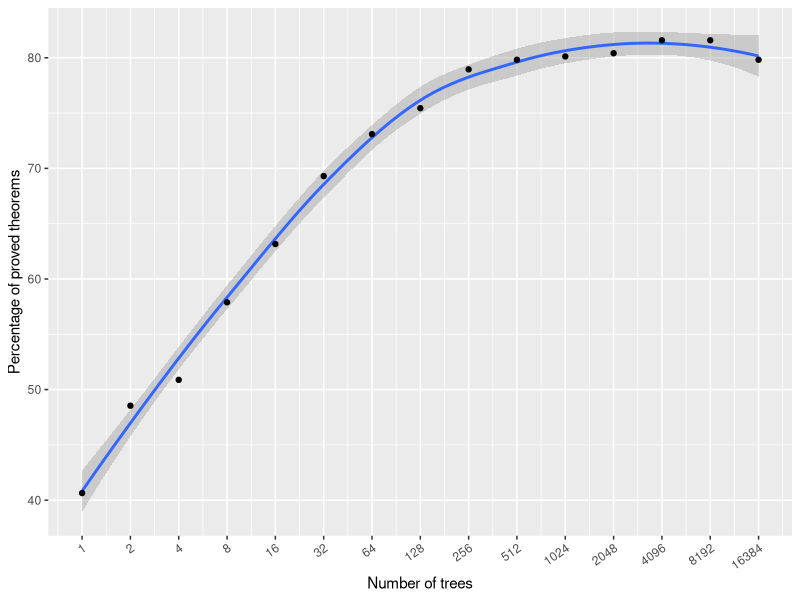
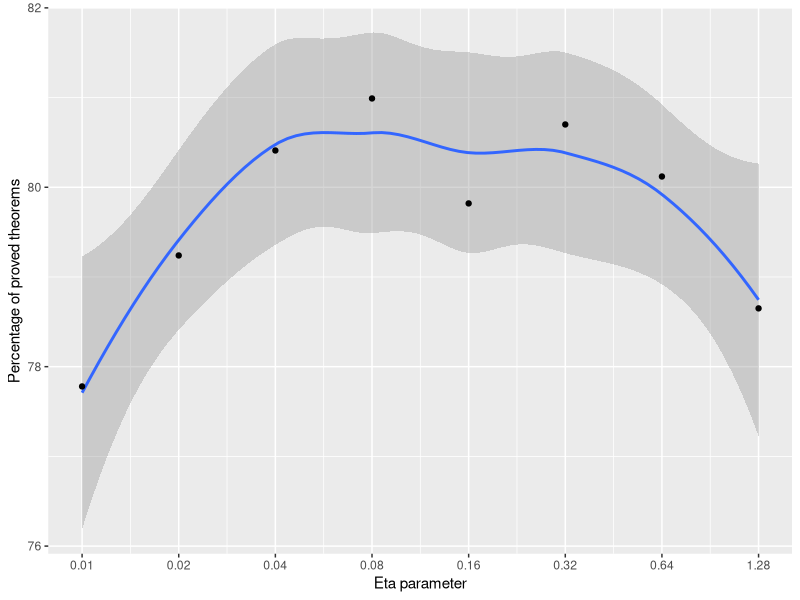
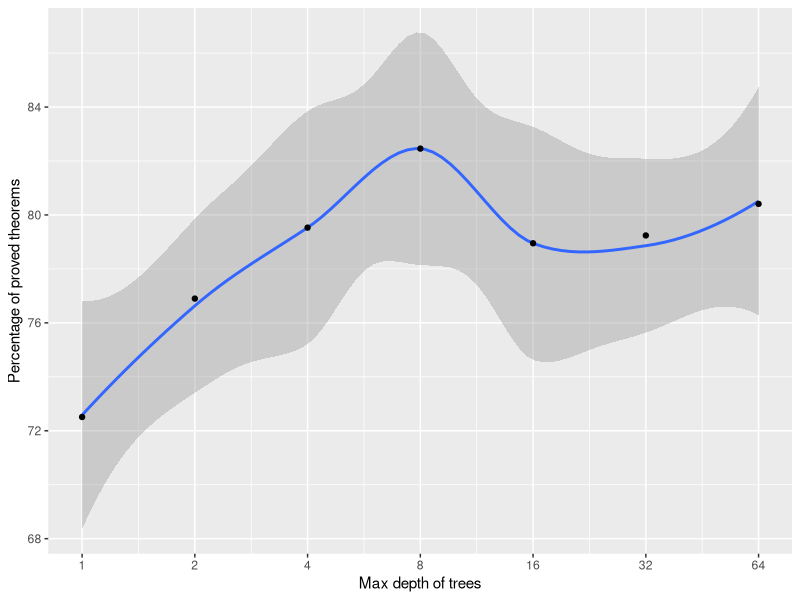
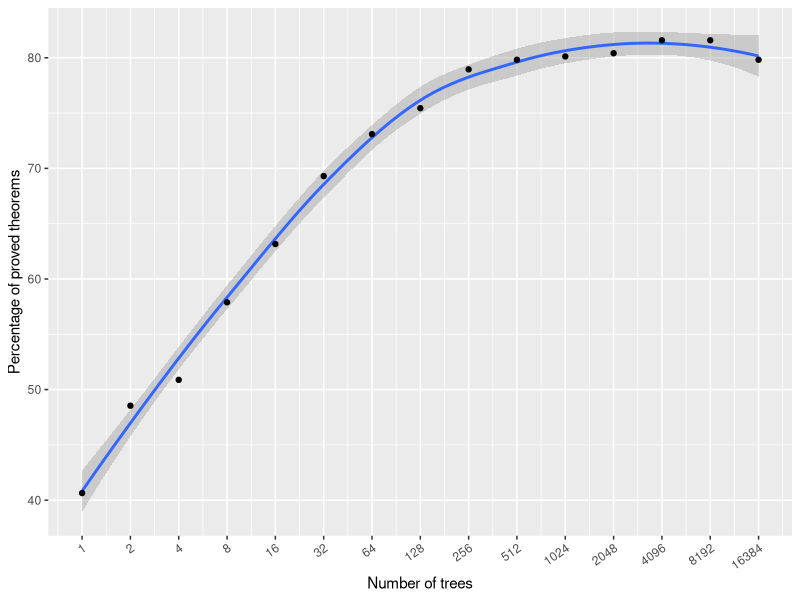
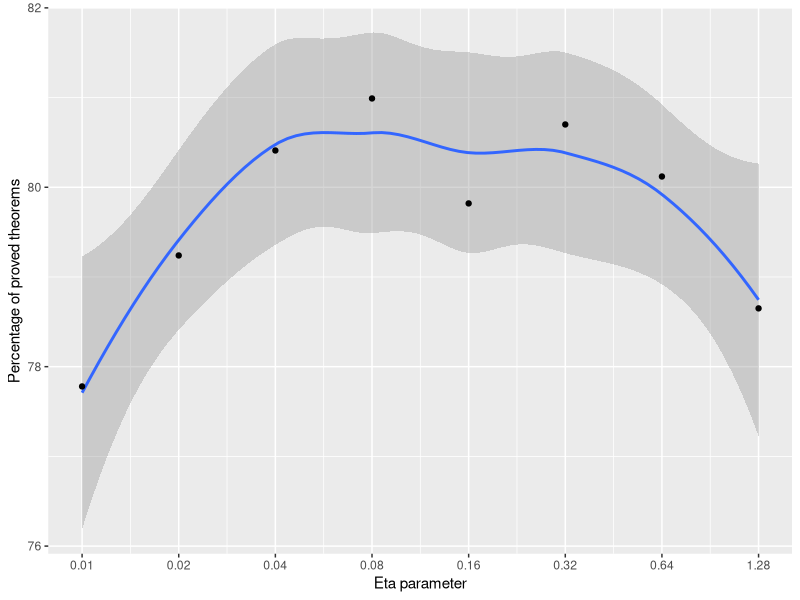
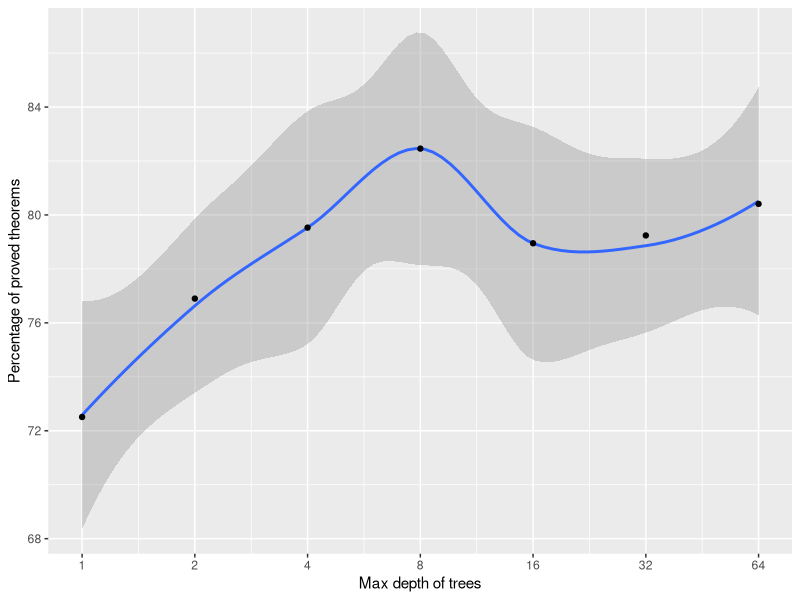

Write the R code that produced these figures, in order.
library(ggplot2)
library(reshape)

trees<-read.csv('logs/trees_mptp2078_new.csv')
colnames(trees)<-c("Number of trees", "Percentage of proved theorems")
print(head(trees))
ggplot(trees, aes(x=`Number of trees`, y=`Percentage of proved theorems`)) +
	geom_smooth() + geom_point() +
	theme(axis.text.x=element_text(angle=35,hjust=1,vjust=1)) +
	scale_x_log10(breaks=trees$`Number of trees`)
ggsave('trees.png', device='png', height=3.1, width=3.4)

eta<-read.csv('logs/eta_mptp2078_new.csv')
colnames(eta)<-c("Eta parameter", "Percentage of proved theorems")
print(head(eta))
ggplot(eta, aes(x=`Eta parameter`, y=`Percentage of proved theorems`)) +
	geom_smooth(span = 0.8) + geom_point() +
	#theme(axis.text.x=element_text(angle=40,hjust=1,vjust=1)) +
	scale_x_log10(breaks=eta$`Eta parameter`)
ggsave('eta.png', device='png', height=3.1, width=3)

max_depth<-read.csv('logs/max_depth_mptp2078_new.csv')
colnames(max_depth)<-c("Max depth of trees", "Percentage of proved theorems")
print(head(max_depth))
ggplot(max_depth, aes(x=`Max depth of trees`, y=`Percentage of proved theorems`)) +
	geom_smooth(span = 0.8) + geom_point() +
#	theme(axis.text.x=element_text(angle=40,hjust=1,vjust=1)) +
	scale_x_log10(breaks=max_depth$`Max depth of trees`)
ggsave('max_depth.png', device='png', height=3.1, width=3)
